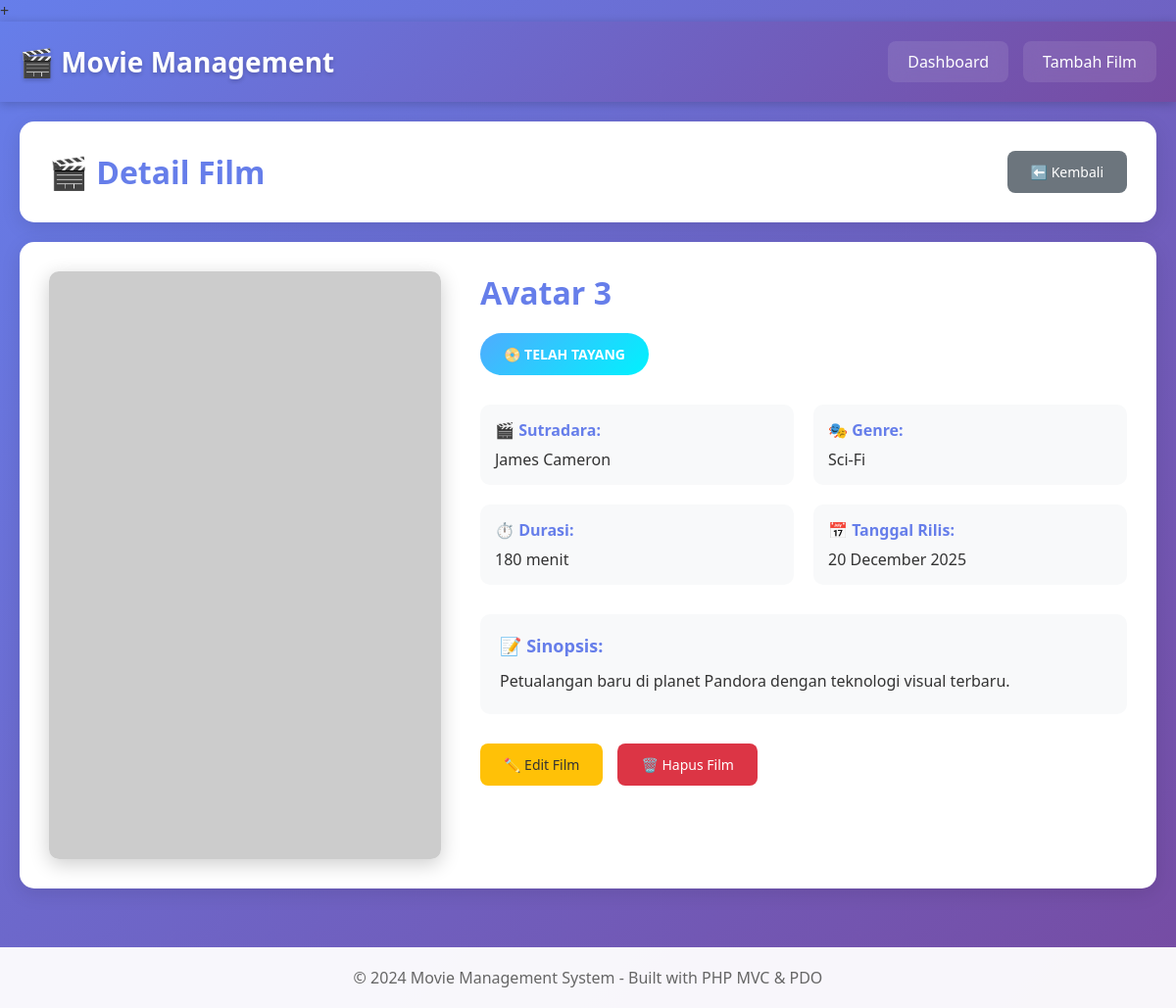
The page /index.php?action=show&id=4 on the database its author committed.
### tables this page shows
CREATE TABLE `movies` (
  `id` int(11) NOT NULL,
  `title` varchar(255) NOT NULL,
  `director` varchar(100) NOT NULL,
  `genre` varchar(100) NOT NULL,
  `duration` int(11) NOT NULL COMMENT 'Durasi dalam menit',
  `release_date` date NOT NULL,
  `status` enum('akan_tayang','sedang_tayang','telah_tayang') NOT NULL,
  `synopsis` text DEFAULT NULL,
  `poster_url` varchar(255) DEFAULT NULL,
  `created_at` timestamp NOT NULL DEFAULT current_timestamp(),
  `updated_at` timestamp NOT NULL DEFAULT current_timestamp() ON UPDATE current_timestamp()
);

### config/database.php (called while the page is built, shortened)
<?php
class Database {
    private $host = "localhost";
    private $db_name = "movie_management";
    private $username = "root";
    private $password = "";
    public function getConnection() {
        $this->conn = null;
        try {
            $this->conn = new PDO(
                "mysql:host=" . $this->host . ";dbname=" . $this->db_name,
                $this->username,
                $this->password
            );
            $this->conn->setAttribute(PDO::ATTR_ERRMODE, PDO::ERRMODE_EXCEPTION);
            $this->conn->exec("set names utf8mb4");
        } catch(PDOException $exception) {
            echo "Connection error: " . $exception->getMessage();
        }
        return $this->conn;
    }
}
?>

### models/Movie.php (called while the page is built, shortened)
<?php
class Movie {
    private $conn;
    private $table_name = "movies";
    public $id;
    public function __construct($db) {
        $this->conn = $db;
    }
    public function readOne() {
        $query = "SELECT * FROM " . $this->table_name . " WHERE id = ? LIMIT 0,1";
        $stmt = $this->conn->prepare($query);
        $stmt->bindParam(1, $this->id);
        $stmt->execute();
        $row = $stmt->fetch(PDO::FETCH_ASSOC);
        if($row) {
            $this->title = $row['title'];
            $this->director = $row['director'];
            $this->genre = $row['genre'];
            $this->duration = $row['duration'];
            $this->release_date = $row['release_date'];
            $this->status = $row['status'];
            $this->synopsis = $row['synopsis'];
            $this->poster_url = $row['poster_url'];
            return true;
        }
        return false;
    }
}
?>

### views/movie/show.php (the view, shortened to what this page needs)
<?php require_once 'views/layouts/header.php'; ?>
<div class="container">
    <div class="header-section">
        <h1>🎬 Detail Film</h1>
        <a href="index.php" class="btn btn-secondary">⬅️ Kembali</a>
    </div>
    <div class="detail-container">
        <div class="detail-poster">
            <img src="<?php echo htmlspecialchars($this->movie->poster_url); ?>"
                 alt="<?php echo htmlspecialchars($this->movie->title); ?>">
        </div>
        <div class="detail-info">
            <h2><?php echo htmlspecialchars($this->movie->title); ?></h2>
            <div class="status-badge-large status-<?php echo $this->movie->status; ?>">
                <?php
                switch($this->movie->status) {
                    case 'telah_tayang': echo '📀 TELAH TAYANG'; break;
                }
                ?>
            </div>
            <div class="info-grid">
                <div class="info-item">
                    <strong>🎬 Sutradara:</strong>
                    <p><?php echo htmlspecialchars($this->movie->director); ?></p>
                </div>
                <div class="info-item">
                    <strong>🎭 Genre:</strong>
                    <p><?php echo htmlspecialchars($this->movie->genre); ?></p>
                </div>
                <div class="info-item">
                    <strong>⏱️ Durasi:</strong>
                    <p><?php echo $this->movie->duration; ?> menit</p>
                </div>
                <div class="info-item">
                    <strong>📅 Tanggal Rilis:</strong>
                    <p><?php echo date('d F Y', strtotime($this->movie->release_date)); ?></p>
                </div>
            </div>
            <div class="synopsis-section">
                <strong>📝 Sinopsis:</strong>
                <p><?php echo nl2br(htmlspecialchars($this->movie->synopsis)); ?></p>
            </div>
            <div class="detail-actions">
                <a href="index.php?action=edit&id=<?php echo $this->movie->id; ?>"
                   class="btn btn-warning">✏️ Edit Film</a>
                <a href="index.php?action=delete&id=<?php echo $this->movie->id; ?>"
                   class="btn btn-danger"
                   onclick="return confirm('Apakah Anda yakin ingin menghapus film ini?')">🗑️ Hapus Film</a>
            </div>
        </div>
    </div>
</div>
<?php require_once 'views/layouts/footer.php'; ?>

### assets/style.css (style rules this page uses)
* { margin: 0; padding: 0; box-sizing: border-box; }
html, body { margin: 0; padding: 0; font-family: 'Segoe UI', Tahoma, Geneva, Verdana, sans-serif; background: linear-gradient(135deg, #667eea 0%, #764ba2 100%); min-height: 100vh; color: #333; overflow-x: hidden; }
.container { max-width: 1400px; margin: 0 auto; padding: 20px; }
.header-section { background: white; padding: 30px; border-radius: 15px; margin-bottom: 20px; box-shadow: 0 5px 20px rgba(0,0,0,0.1); display: flex; justify-content: space-between; align-items: center; }
.header-section h1 { color: #667eea; font-size: 32px; }
.btn { padding: 12px 24px; border: none; border-radius: 8px; cursor: pointer; text-decoration: none; display: inline-block; font-weight: 500; transition: all 0.3s; font-size: 14px; }
.btn-secondary { background: #6c757d; color: white; }
.btn-warning { background: #ffc107; color: #333; }
.btn-danger { background: #dc3545; color: white; }
.status-telah_tayang { background: linear-gradient(135deg, #4facfe 0%, #00f2fe 100%); }
.detail-container { background: white; border-radius: 15px; padding: 30px; box-shadow: 0 5px 20px rgba(0,0,0,0.1); display: grid; grid-template-columns: 400px 1fr; gap: 40px; }
.detail-poster img { width: 100%; border-radius: 10px; box-shadow: 0 5px 20px rgba(0,0,0,0.2); }
.detail-info h2 { color: #667eea; font-size: 32px; margin-bottom: 20px; }
.status-badge-large { display: inline-block; padding: 12px 24px; border-radius: 25px; font-size: 14px; font-weight: bold; color: white; margin-bottom: 30px; }
.info-grid { display: grid; grid-template-columns: 1fr 1fr; gap: 20px; margin-bottom: 30px; }
.info-item { padding: 15px; background: #f8f9fa; border-radius: 10px; }
.info-item strong { display: block; color: #667eea; margin-bottom: 8px; }
.info-item p { color: #333; margin: 0; }
.synopsis-section { padding: 20px; background: #f8f9fa; border-radius: 10px; margin-bottom: 30px; }
.synopsis-section strong { display: block; color: #667eea; margin-bottom: 12px; font-size: 18px; }
.synopsis-section p { color: #333; line-height: 1.6; }
.detail-actions { display: flex; gap: 15px; }

### rows shown on the page
movies: title "Avatar 3", director "James Cameron", genre "Sci-Fi", duration "180", release_date "20 December 2025", synopsis "Petualangan baru di planet Pandora dengan teknologi visual terbaru."
